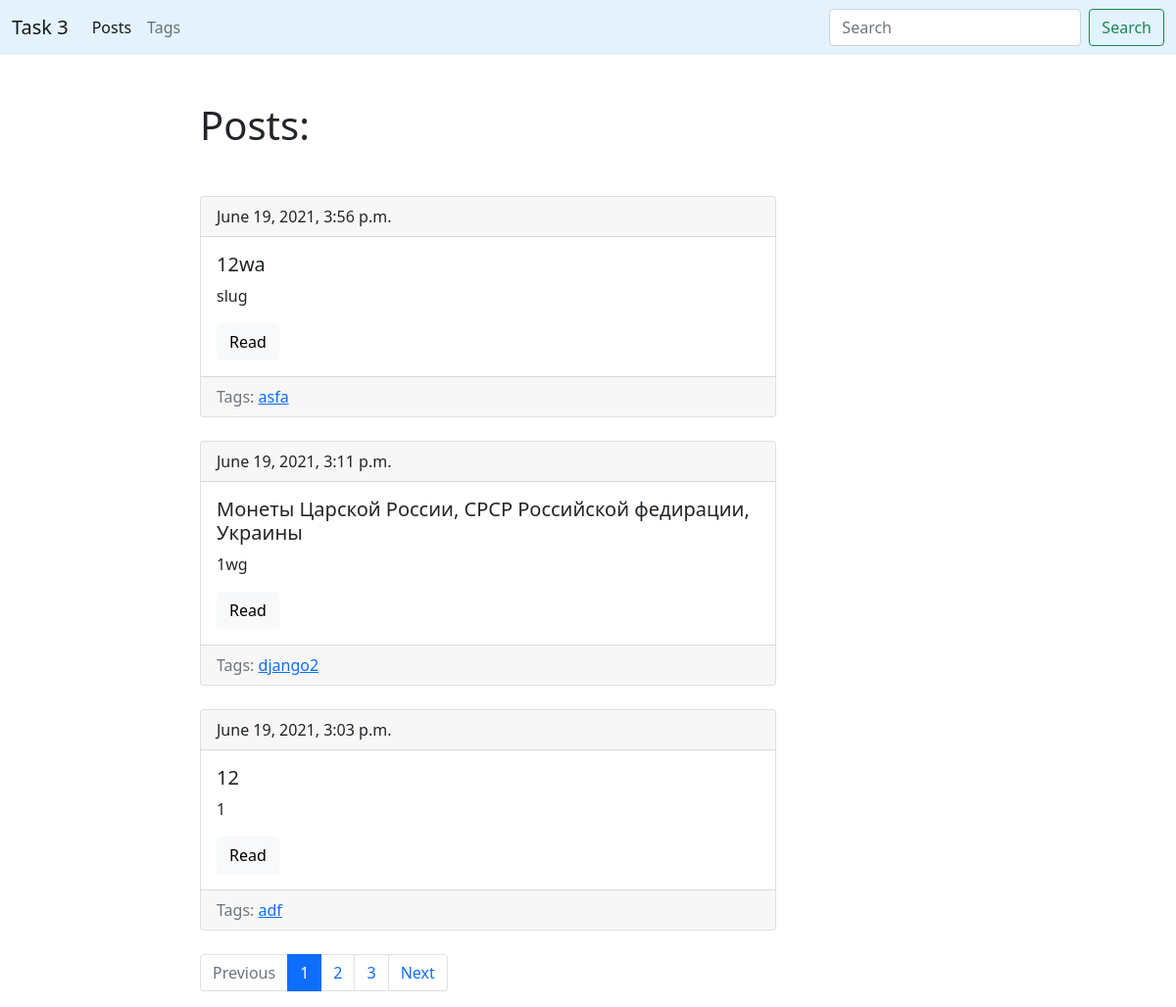
Screenshot of /blog/ with the database file from the repository.
### blog/models.py (models this page shows, shortened)
class Post(models.Model):
    title = models.CharField(max_length=150, db_index=True)
    slug = models.SlugField(max_length=150, blank=True, unique=True)
    body = models.TextField(blank=True, db_index=True)
    tags = models.ManyToManyField('Tag', blank=True, related_name='posts')
    date_pub = models.DateTimeField(auto_now_add=True)
    def get_absolute_url(self):
        return reverse('post_detail_url', kwargs={'slug': self.slug})
    class Meta:
        ordering = ['-date_pub']

class Tag(models.Model):
    title = models.CharField(max_length=50)
    slug = models.SlugField(max_length=50, unique=True)
    def get_absolute_url(self):
        return reverse('tag_detail_url', kwargs={'slug': self.slug})
    class Meta:
        ordering = ['title']

### blog/views.py (the view)
# urls.py: path('', posts_list, name='posts_list_url'),
def posts_list(request):
    search_query = request.GET.get('search', '')
    if search_query:
        posts = Post.objects.filter(Q(title__icontains=search_query) | Q(body__icontains=search_query))
    else:
        posts = Post.objects.all()
    paginator = Paginator(posts, 3)
    page_number = request.GET.get('page', 1)
    page = paginator.get_page(page_number)
    is_paginated = page.has_other_pages()
    if page.has_previous():
        prev_url = '?page={}'.format(page.previous_page_number())
    else:
        prev_url = ''
    if page.has_next():
        next_url = '?page={}'.format(page.next_page_number())
    else:
        next_url = ''
    context = {
        'page_object': page,
        'is_paginated': is_paginated,
        'next_url': next_url,
        "prev_url": prev_url
    }
    return render(request, 'blog/index.html', context=context)

### blog/templates/blog/index.html (shortened to what this page needs)
{% extends 'blog/base_blog.html' %}
{% block content %}
    <h1 class="mb-5">Posts:</h1>
    {% for post in page_object.object_list %}
        {% include 'blog/includes/post_card_template.html' %}
    {% endfor %}
{% endblock %}

### blog/templates/blog/includes/post_card_template.html
<div class="card mb-4">
  <div class="card-header">
    {{ post.date_pub }}
  </div>
  <div class="card-body">
    <h5 class="card-title">{{ post.title }}</h5>
    <p class="card-text">{{ post.body|truncatewords:15 }}</p>
    <a href="{{ post.get_absolute_url }}" class="btn btn-light">Read</a>
  </div>
  <div class="card-footer text-muted">
    Tags:
    {% for tag in post.tags.all %}
      <a href="{{ tag.get_absolute_url }}">{{ tag.title }}</a>
    {% endfor%}
  </div>
</div>

### rows the page displays
Post: date_pub "June 19, 2021, 3:56 p.m.", title "12wa", body "slug"
Tag: title "asfa"
Post: date_pub "June 19, 2021, 3:11 p.m.", title "Монеты Царской России, СРСР Российской федирации, Украины", body "1wg"
Tag: title "django2"
Post: date_pub "June 19, 2021, 3:03 p.m.", title "12", body "1"
Tag: title "adf"

### other values shown
{{ n }} "1"
{{ n }} "2" "3"
